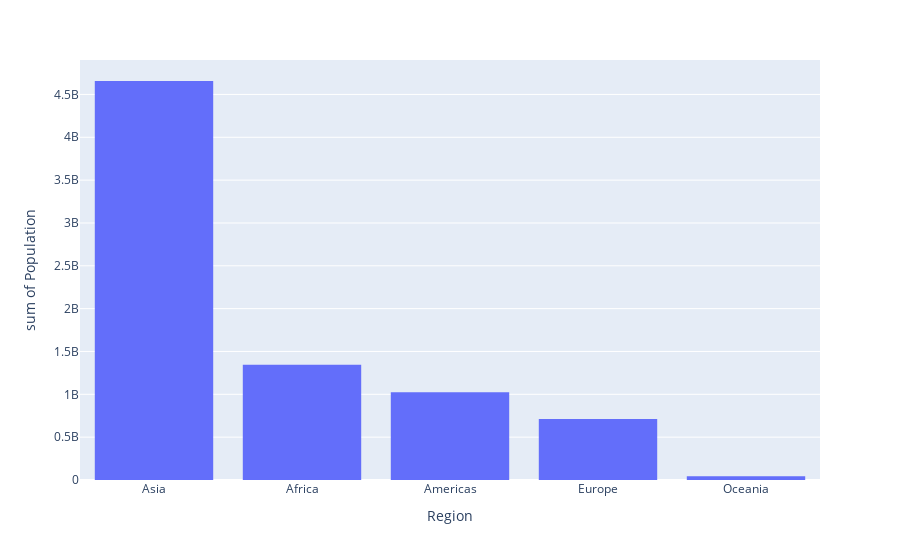

Write notebook code for a chart like this one.
### Code cell
# now we could make the visualization for each region's population
px.histogram(data_added_again, x= 'Region', y= 'Population', histfunc= 'sum').update_xaxes(categoryorder='total descending')
# as we could see, Asia has the highest population in the world, following by Africa, then America, Europe and Oceania

### Figure 1 — Plotly figure (JSON) as saved in the notebook; plotly's stock layout.template omitted (floating-point values rounded to 4 significant figures; data arrays with more than 128 entries replaced by an {"elided": "..."} marker saying what was removed)
{"data": [{"alignmentgroup": "True", "bingroup": "x", "histfunc": "sum", "hovertemplate": "Region=%{x}<br>sum of Population=%{y}<extra></extra>", "legendgroup": "", "marker": {"color": "#636efa", "pattern": {"shape": ""}}, "name": "", "offsetgroup": "", "orientation": "v", "showlegend": false, "type": "histogram", "x": {"elided": "243 str values"}, "xaxis": "x", "y": {"elided": "243 int values"}, "yaxis": "y"}], "layout": {"barmode": "relative", "legend": {"tracegroupgap": 0}, "margin": {"t": 60}, "xaxis": {"anchor": "y", "categoryorder": "total descending", "domain": [0, 1], "title": {"text": "Region"}}, "yaxis": {"anchor": "x", "domain": [0, 1], "title": {"text": "sum of Population"}}}}
